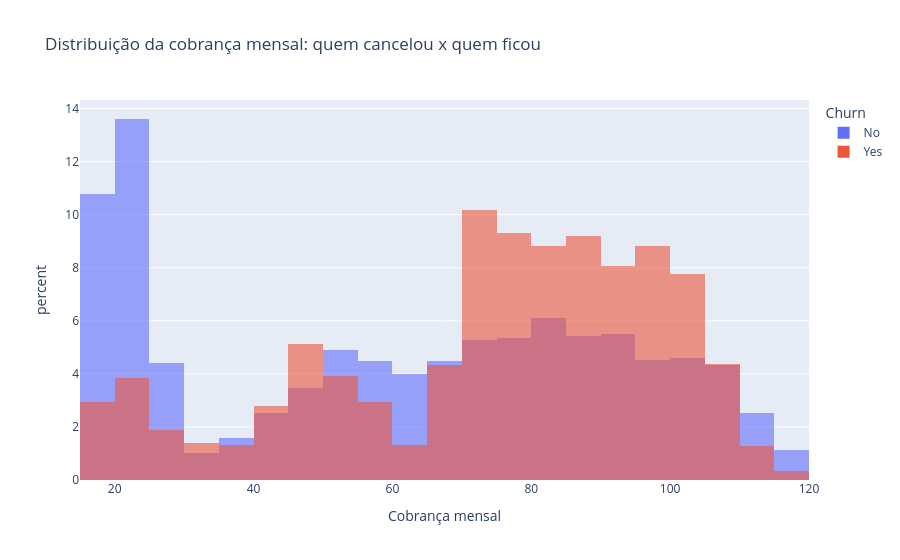

Notebook source saved alongside this figure:
### Code cell
# ---------------------------------------------------------------
# Cobrança mensal: distribuição por situação
# ---------------------------------------------------------------
px.histogram(
    df_telco_limpo,
    x="MonthlyCharges",
    color="Churn",
    barmode="overlay",       # sobrepõe os dois grupos para facilitar a comparação
    opacity=0.6,
    histnorm="percent",      # cada grupo soma 100%
    nbins=30,
    title="Distribuição da cobrança mensal: quem cancelou x quem ficou",
    labels={"MonthlyCharges": "Cobrança mensal"},
).show()

# Por que histnorm="percent"? Porque há bem mais clientes que ficaram do que
# clientes que cancelaram. Sem normalizar, as barras de "No" seriam sempre maiores só por causa
# do tamanho do grupo, e a comparação das FORMAS ficaria impossível.

### Figure 1 — Plotly figure (JSON) as saved in the notebook; plotly's stock layout.template omitted (floating-point values rounded to 4 significant figures; data arrays with more than 128 entries replaced by an {"elided": "..."} marker saying what was removed)
{"data": [{"bingroup": "x", "histnorm": "percent", "hovertemplate": "Churn=No<br>Cobrança mensal=%{x}<br>percent=%{y}<extra></extra>", "legendgroup": "No", "marker": {"color": "#636efa", "opacity": 0.6, "pattern": {"shape": ""}}, "name": "No", "nbinsx": 30, "orientation": "v", "showlegend": true, "type": "histogram", "x": {"elided": "5174 float values"}, "xaxis": "x", "yaxis": "y"}, {"bingroup": "x", "histnorm": "percent", "hovertemplate": "Churn=Yes<br>Cobrança mensal=%{x}<br>percent=%{y}<extra></extra>", "legendgroup": "Yes", "marker": {"color": "#EF553B", "opacity": 0.6, "pattern": {"shape": ""}}, "name": "Yes", "nbinsx": 30, "orientation": "v", "showlegend": true, "type": "histogram", "x": {"elided": "1869 float values"}, "xaxis": "x", "yaxis": "y"}], "layout": {"barmode": "overlay", "legend": {"title": {"text": "Churn"}, "tracegroupgap": 0}, "title": {"text": "Distribuição da cobrança mensal: quem cancelou x quem ficou"}, "xaxis": {"anchor": "y", "domain": [0, 1], "title": {"text": "Cobrança mensal"}}, "yaxis": {"anchor": "x", "domain": [0, 1], "title": {"text": "percent"}}}}
